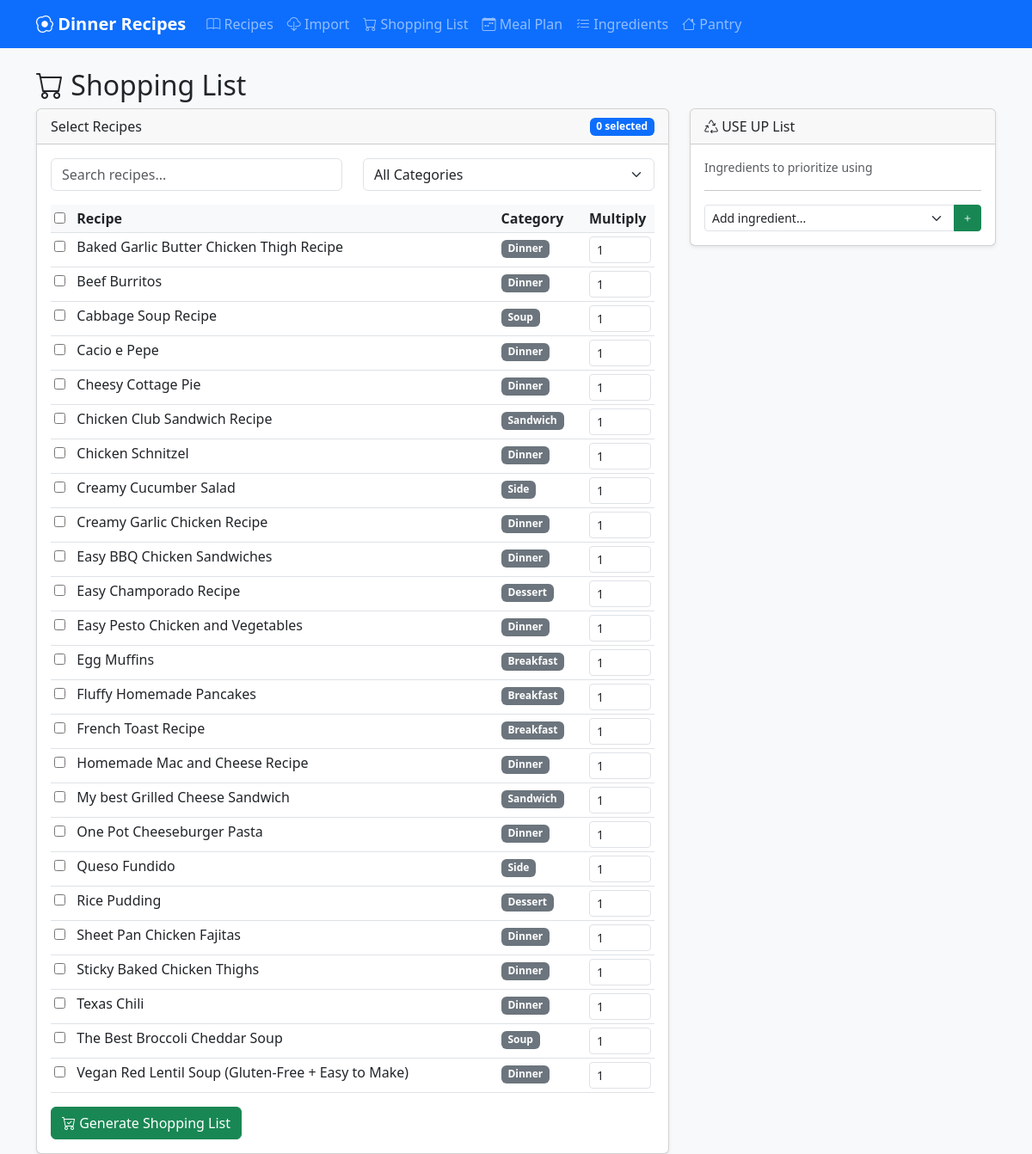
/shopping, run on an earlier commit of the app's database.
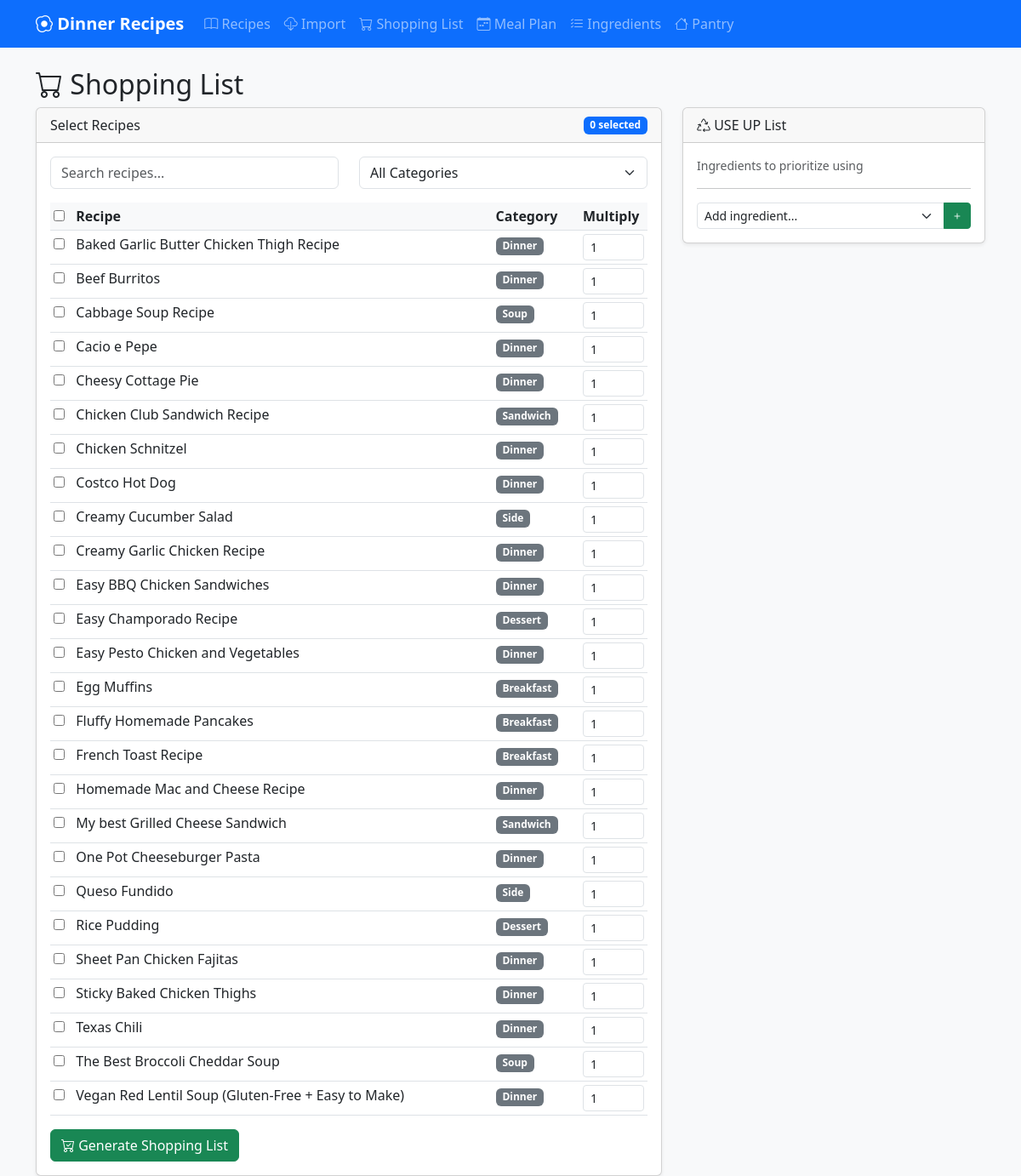
And on a later commit of the database.
### app.py (models this page shows)
class Recipe(db.Model):
    id = db.Column(db.Integer, primary_key=True)
    name = db.Column(db.String(100), unique=True, nullable=False, index=True)
    category = db.Column(db.String(50), default='Dinner', index=True)
    difficulty = db.Column(db.String(20), default='Easy')
    protein_type = db.Column(db.String(20), default='None', index=True)
    servings = db.Column(db.Integer, default=4)
    instructions = db.Column(db.Text, default='')
    image = db.Column(db.String(255), default='')
    source_url = db.Column(db.String(500), default='')
    ingredients = db.relationship('RecipeIngredient', backref='recipe', lazy=True, cascade='all, delete-orphan')

### app.py (the view)
@app.route('/shopping')
def shopping_list():
    recipes = Recipe.query.filter(Recipe.category != 'Archive').order_by(Recipe.name).all()
    use_up_items = UseUpItem.query.all()
    ingredients = Ingredient.query.order_by(Ingredient.name).all()
    return render_template('shopping.html', recipes=recipes, use_up_items=use_up_items, ingredients=ingredients)

### templates/shopping.html (shortened to what this page needs)
{% extends 'base.html' %}
{% block content %}
<h2><i class="bi bi-cart"></i> Shopping List</h2>
<div class="row">
    <div class="col-md-8">
        <div class="card">
            <div class="card-header d-flex justify-content-between align-items-center">
                <span>Select Recipes</span>
                <span class="badge bg-primary" id="selectedCount">0 selected</span>
            </div>
            <div class="card-body">
                <div class="row mb-3">
                    <div class="col-md-6">
                        <input type="text" id="searchInput" class="form-control" placeholder="Search recipes...">
                    </div>
                    <div class="col-md-6">
                        <select id="categoryFilter" class="form-select">
                            <option value="">All Categories</option>
                        </select>
                    </div>
                </div>
                <form method="post" action="{{ url_for('shopping_generate') }}">
                    <table class="table table-sm" id="recipeTable">
                        <thead>
                            <tr>
                                <th><input type="checkbox" id="selectAll"></th>
                                <th>Recipe</th>
                                <th>Category</th>
                                <th>Multiply</th>
                            </tr>
                        </thead>
                        <tbody>
                            {% for recipe in recipes %}
                            <tr data-name="{{ recipe.name.lower() }}" data-category="{{ recipe.category }}">
                                <td>
                                    <input type="checkbox" name="recipes" value="{{ recipe.id }}" class="recipe-checkbox">
                                </td>
                                <td>{{ recipe.name }}</td>
                                <td><span class="badge bg-secondary">{{ recipe.category }}</span></td>
                                <td style="width: 80px;">
                                    <input type="number" name="multiplier_{{ recipe.id }}" class="form-control form-control-sm" value="1" min="0.5" step="0.5">
                                </td>
                            </tr>
                            {% endfor %}
                        </tbody>
                    </table>
                    <button type="submit" class="btn btn-success">
                        <i class="bi bi-cart-check"></i> Generate Shopping List
                    </button>
                </form>
            </div>
        </div>
    </div>
    <div class="col-md-4">
        <div class="card">
            <div class="card-header">
                <i class="bi bi-recycle"></i> USE UP List
            </div>
            <div class="card-body">
                <p class="small text-muted">Ingredients to prioritize using</p>
                <hr>
                <form method="post" action="{{ url_for('useup_add') }}">
                    <div class="input-group">
                        <select name="ingredient_id" class="form-select form-select-sm" required>
                            <option value="">Add ingredient...</option>
                        </select>
                        <button type="submit" class="btn btn-sm btn-success">
                            <i class="bi bi-plus"></i>
                        </button>
                    </div>
                </form>
            </div>
        </div>
    </div>
</div>
{% endblock %}

### templates/base.html (shortened to what this page needs)
<!DOCTYPE html>
<html lang="en">
<head>
    <link href="https://cdn.jsdelivr.net/npm/bootstrap@5.3.0/dist/css/bootstrap.min.css" rel="stylesheet">
    <link href="https://cdn.jsdelivr.net/npm/bootstrap-icons@1.10.0/font/bootstrap-icons.css" rel="stylesheet">
    <link href="{{ url_for('static', filename='css/style.css') }}" rel="stylesheet">
</head>
<body>
    <nav class="navbar navbar-expand-lg navbar-dark bg-primary mb-4">
        <div class="container">
            <a class="navbar-brand" href="{{ url_for('index') }}">
                <i class="bi bi-egg-fried"></i> Dinner Recipes
            </a>
            <div class="collapse navbar-collapse" id="navbarNav">
                <ul class="navbar-nav">
                    <li class="nav-item">
                        <a class="nav-link" href="{{ url_for('recipes_list') }}">
                            <i class="bi bi-book"></i> Recipes
                        </a>
                    </li>
                    <li class="nav-item">
                        <a class="nav-link" href="{{ url_for('recipe_import') }}">
                            <i class="bi bi-cloud-download"></i> Import
                        </a>
                    </li>
                    <li class="nav-item">
                        <a class="nav-link" href="{{ url_for('shopping_list') }}">
                            <i class="bi bi-cart"></i> Shopping List
                        </a>
                    </li>
                    <li class="nav-item">
                        <a class="nav-link" href="{{ url_for('meal_plan') }}">
                            <i class="bi bi-calendar-week"></i> Meal Plan
                        </a>
                    </li>
                    <li class="nav-item">
                        <a class="nav-link" href="{{ url_for('ingredients_list') }}">
                            <i class="bi bi-list-check"></i> Ingredients
                        </a>
                    </li>
                    <li class="nav-item">
                        <a class="nav-link" href="{{ url_for('pantry_list') }}">
                            <i class="bi bi-house"></i> Pantry
                        </a>
                    </li>
                </ul>
            </div>
        </div>
    </nav>
    <div class="container">
        {% block content %}{% endblock %}
    </div>
</body>
</html>

### static/css/style.css (style rules this page uses)
body { background-color: #f8f9fa; }
.navbar-brand { font-weight: bold; }
.card { box-shadow: 0 0.125rem 0.25rem rgba(0, 0, 0, 0.075); }
.table th { font-weight: 600; background-color: #f8f9fa; }
.form-select-sm, .form-control-sm { font-size: 0.875rem; }

What changed in the data, as far as the page shows it:
added Recipe: name "Costco Hot Dog", category "Dinner"
